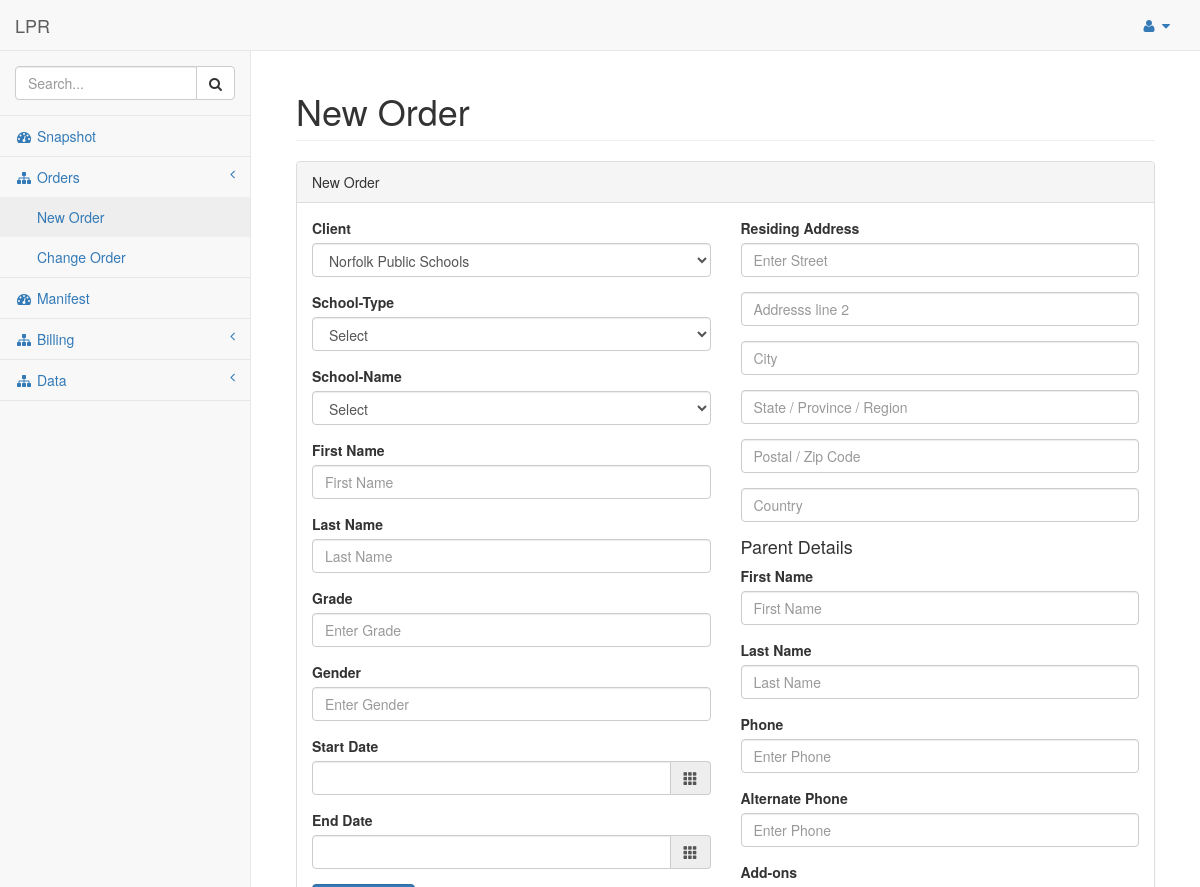
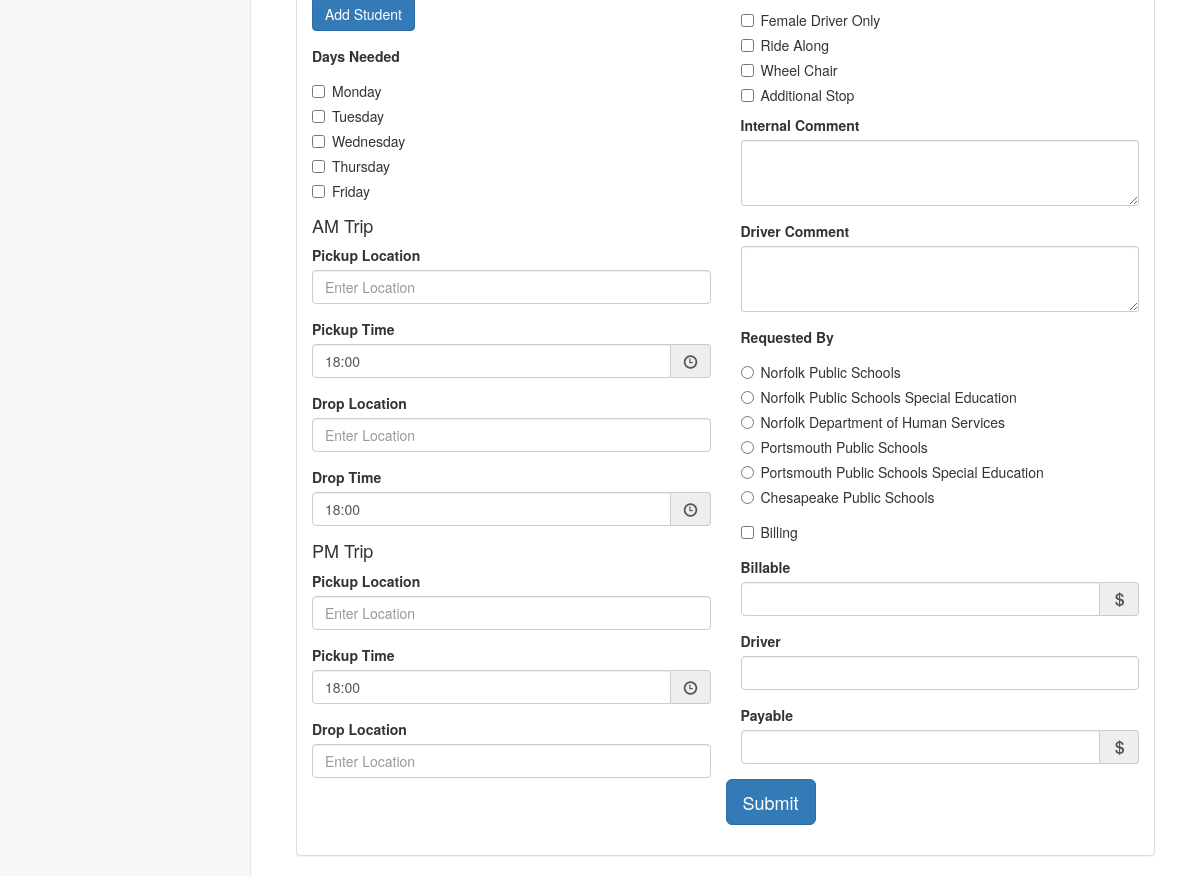
Screenshot of /pages/neworder.php with the database file from the repository (2 pictures, top to bottom).
### tables this page shows
CREATE TABLE `lpr_client` (
  `client_id` int(11) NOT NULL,
  `client_abr` varchar(10) NOT NULL,
  `client_name` varchar(200) NOT NULL,
  `client_street` varchar(200) NOT NULL,
  `client_address` varchar(200) NOT NULL,
  `client_city` varchar(200) NOT NULL,
  `client_state` varchar(100) NOT NULL,
  `client_zip` int(10) NOT NULL,
  `client_country` varchar(50) NOT NULL,
  `client_contact` varchar(20) NOT NULL
);

### pages/neworder.php (the view, shortened to what the rows shown need)
<?php
  include("./includes/db_connection.php");
?>
<?php
$query_client  = "SELECT * FROM lpr_client";
$result_client2 = mysqli_query($connection, $query_client);
?>
<?php
  include("./includes/htmlheader.php");
?>
        <div id="page-wrapper">
            <div class="container-fluid">
                <div class="row">
                    <div class="col-lg-12">
                        <h1 class="page-header">New Order</h1>
                    </div>
                </div>
                <div class="row">
                <div class="col-lg-12">
                    <div class="panel panel-default">
                        <div class="panel-body">
                            <div class="row">
                                <form role="form-inline">
                                    <div class="col-lg-6">
                                        <div class="form-group">
                                             <?php
                                                while($subject_client = mysqli_fetch_assoc($result_client2)) {
                                            ?>
                                                <div class="radio">
                                                    <label><input type="radio" name="optradio" value="<?php echo $subject_client["client_id"]; ?>"><?php echo $subject_client["client_name"]; ?></label>
                                                </div>
                                            <?php
                                                }
                                            ?>
                                        </div>
                                    </div>
                                </form>
                            </div>
                        </div>
                    </div>
                </div>
            </div>
            </div>
        </div>
    </div>
<?php
  require_once("./includes/footer.php");
?>

### rows the page displays
lpr_client: client_name "Norfolk Public Schools"
lpr_client: client_name "Norfolk Public Schools Special Education"
lpr_client: client_name "Norfolk Department of Human Services"
lpr_client: client_name "Portsmouth Public Schools"
lpr_client: client_name "Portsmouth Public Schools Special Education"
lpr_client: client_name "Chesapeake Public Schools"

### other values shown
form field value "Norfolk Public Schools"
